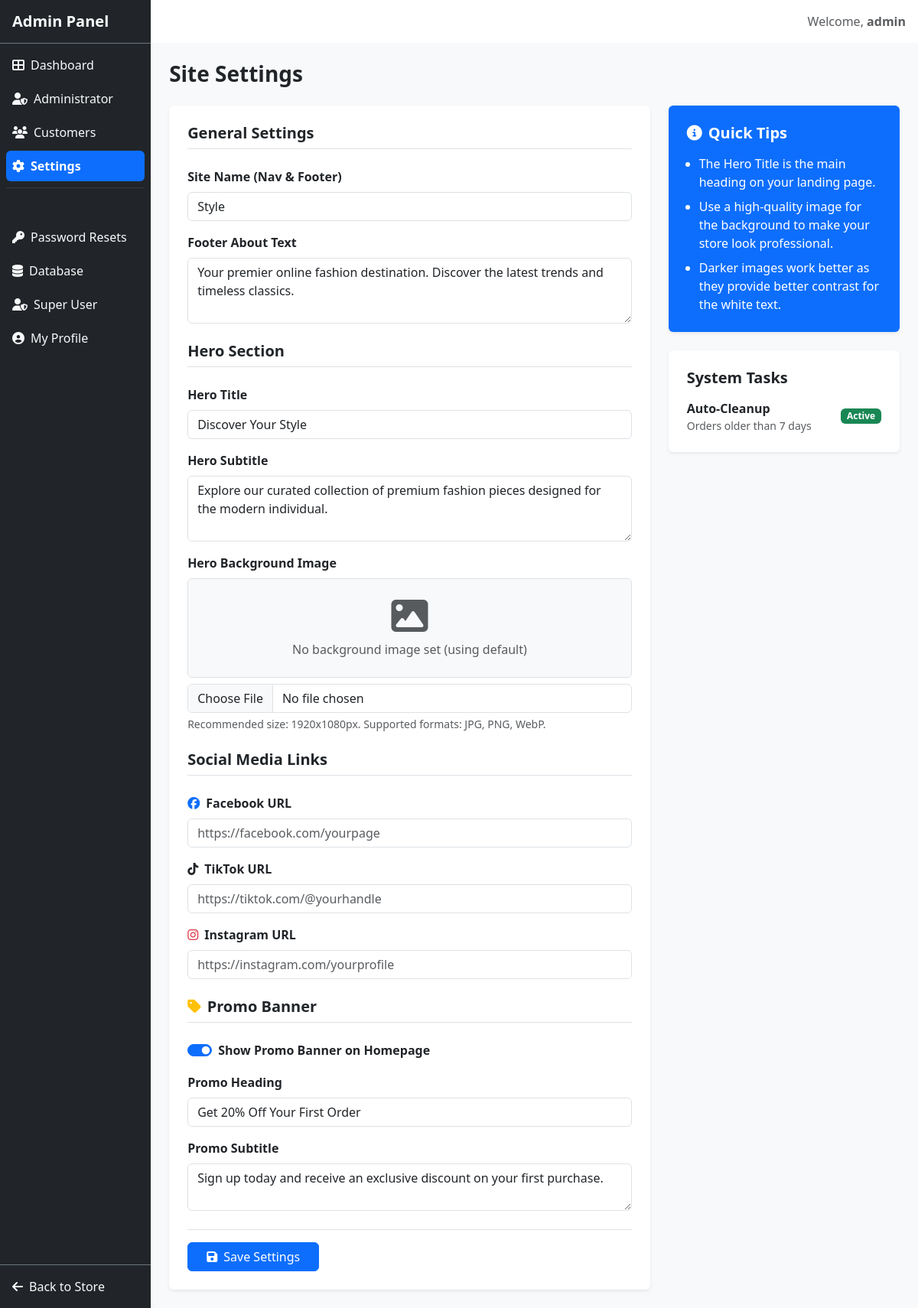
/admin/settings (signed in), run on the app's committed database.
### models.py (models this page shows, shortened)
class User(UserMixin, db.Model):
    __tablename__ = 'users'
    id = db.Column(db.Integer, primary_key=True)
    username = db.Column(db.String(80), unique=True, nullable=False)
    email = db.Column(db.String(120), unique=True, nullable=False)
    password_hash = db.Column(db.String(256), nullable=False)
    is_admin = db.Column(db.Boolean, default=False)
    is_superuser = db.Column(db.Boolean, default=False)
    phone = db.Column(db.String(20))
    address = db.Column(db.Text)
    created_at = db.Column(db.DateTime, default=datetime.utcnow)
    admin_id = db.Column(db.Integer, db.ForeignKey('users.id'), nullable=True)
    orders = db.relationship('Order', backref='user', lazy=True, foreign_keys='Order.user_id')

class SiteSettings(db.Model):
    __tablename__ = 'site_settings'
    id = db.Column(db.Integer, primary_key=True)
    admin_id = db.Column(db.Integer, db.ForeignKey('users.id'), nullable=True, unique=True)
    hero_title = db.Column(db.String(200), default='Discover Your Style')
    hero_subtitle = db.Column(db.Text, default='Explore our curated collection of premium fashion pieces designed for the modern individual.')
    hero_bg_image = db.Column(db.String(300))
    site_name = db.Column(db.String(100), default='StyleShop')
    footer_about = db.Column(db.Text, default='Your premier online fashion destination. Discover the latest trends and timeless classics.')
    social_facebook = db.Column(db.String(300), default='#')
    social_tiktok = db.Column(db.String(300), default='#')
    social_instagram = db.Column(db.String(300), default='#')
    promo_enabled = db.Column(db.Boolean, default=True)
    promo_title = db.Column(db.String(200), default='Get 20% Off Your First Order')
    promo_subtitle = db.Column(db.Text, default='Sign up today and receive an exclusive discount on your first purchase.')
    @staticmethod
    def get_settings(admin_id=None):
        settings = SiteSettings.query.filter_by(admin_id=admin_id).first()
        if not settings:
            settings = SiteSettings(admin_id=admin_id)
            db.session.add(settings)
            db.session.commit()
        return settings

### routes/admin.py (the view, shortened to what this page needs)
@admin_bp.route('/settings', methods=['GET', 'POST'])
@admin_required
def settings():
    site_settings = SiteSettings.get_settings(current_user.id)
    return render_template('admin/settings.html', settings=site_settings)

### templates/admin/settings.html (shortened to what this page needs)
{% extends "admin/base.html" %}
{% block content %}
<div class="d-flex flex-wrap justify-content-between align-items-center mb-4">
    <h1 class="h3 fw-bold mb-0">Site Settings</h1>
</div>
<div class="row">
    <div class="col-lg-8">
        <div class="card border-0 shadow-sm">
            <div class="card-body p-4">
                <form action="{{ url_for('admin.settings') }}" method="POST" enctype="multipart/form-data">
                    <h5 class="fw-bold mb-4 border-bottom pb-2">General Settings</h5>
                    <div class="mb-3">
                        <label for="site_name" class="form-label fw-semibold">Site Name (Nav & Footer)</label>
                        <input type="text" class="form-control" id="site_name" name="site_name" value="{{ settings.site_name }}" required>
                    </div>
                    <div class="mb-4">
                        <label for="footer_about" class="form-label fw-semibold">Footer About Text</label>
                        <textarea class="form-control" id="footer_about" name="footer_about" rows="3" required>{{ settings.footer_about }}</textarea>
                    </div>
                    <h5 class="fw-bold mb-4 border-bottom pb-2 mt-4">Hero Section</h5>
                    <div class="mb-3">
                        <label for="hero_title" class="form-label fw-semibold">Hero Title</label>
                        <input type="text" class="form-control" id="hero_title" name="hero_title" value="{{ settings.hero_title }}" required>
                    </div>
                    <div class="mb-3">
                        <label for="hero_subtitle" class="form-label fw-semibold">Hero Subtitle</label>
                        <textarea class="form-control" id="hero_subtitle" name="hero_subtitle" rows="3" required>{{ settings.hero_subtitle }}</textarea>
                    </div>
                    <div class="mb-4">
                        <label for="hero_bg_image" class="form-label fw-semibold">Hero Background Image</label>
                        <div class="mb-2">
                            {% if settings.hero_bg_image %}
                                <div class="position-relative d-inline-block">
                                    <img src="{{ url_for('static', filename='uploads/' + settings.hero_bg_image) }}" alt="Hero Background" class="img-thumbnail" style="max-height: 200px;">
                                    <div class="mt-1 small text-muted">Current image: {{ settings.hero_bg_image }}</div>
                                </div>
                            {% else %}
                                <div class="p-4 bg-light text-center border rounded">
                                    <i class="fas fa-image fa-3x text-muted mb-2"></i>
                                    <div class="text-muted">No background image set (using default)</div>
                                </div>
                            {% endif %}
                        </div>
                        <input type="file" class="form-control" id="hero_bg_image" name="hero_bg_image" accept="image/*">
                        <div class="form-text">Recommended size: 1920x1080px. Supported formats: JPG, PNG, WebP.</div>
                    </div>
                    <h5 class="fw-bold mb-4 border-bottom pb-2 mt-4">Social Media Links</h5>
                    <div class="mb-3">
                        <label for="social_facebook" class="form-label fw-semibold">
                            <i class="fab fa-facebook text-primary me-1"></i> Facebook URL
                        </label>
                        <input type="url" class="form-control" id="social_facebook" name="social_facebook"
                               value="{{ settings.social_facebook if settings.social_facebook != '#' else '' }}"
                               placeholder="https://facebook.com/yourpage">
                    </div>
                    <div class="mb-3">
                        <label for="social_tiktok" class="form-label fw-semibold">
                            <i class="fab fa-tiktok me-1"></i> TikTok URL
                        </label>
                        <input type="url" class="form-control" id="social_tiktok" name="social_tiktok"
                               value="{{ settings.social_tiktok if settings.social_tiktok != '#' else '' }}"
                               placeholder="https://tiktok.com/@yourhandle">
                    </div>
                    <div class="mb-4">
                        <label for="social_instagram" class="form-label fw-semibold">
                            <i class="fab fa-instagram text-danger me-1"></i> Instagram URL
                        </label>
                        <input type="url" class="form-control" id="social_instagram" name="social_instagram"
                               value="{{ settings.social_instagram if settings.social_instagram != '#' else '' }}"
                               placeholder="https://instagram.com/yourprofile">
                    </div>
                    <h5 class="fw-bold mb-4 border-bottom pb-2 mt-4">
                        <i class="fas fa-tag me-2 text-warning"></i>Promo Banner
                    </h5>
                    <div class="mb-3 d-flex align-items-center gap-3">
                        <div class="form-check form-switch">
                            <input class="form-check-input" type="checkbox" role="switch"
                                   id="promo_enabled" name="promo_enabled"
                                   {% if settings.promo_enabled %}checked{% endif %}>
                            <label class="form-check-label fw-semibold" for="promo_enabled">Show Promo Banner on Homepage</label>
                        </div>
                    </div>
                    <div class="mb-3">
                        <label for="promo_title" class="form-label fw-semibold">Promo Heading</label>
                        <input type="text" class="form-control" id="promo_title" name="promo_title"
                               value="{{ settings.promo_title }}" placeholder="e.g. Get 20% Off Your First Order">
                    </div>
                    <div class="mb-4">
                        <label for="promo_subtitle" class="form-label fw-semibold">Promo Subtitle</label>
                        <textarea class="form-control" id="promo_subtitle" name="promo_subtitle" rows="2"
                                  placeholder="e.g. Sign up today and receive an exclusive discount on your first purchase.">{{ settings.promo_subtitle }}</textarea>
                    </div>
                    <div class="mt-4 pt-3 border-top">
                        <button type="submit" class="btn btn-primary px-4">
                            <i class="fas fa-save me-1"></i> Save Settings
                        </button>
                    </div>
                </form>
            </div>
        </div>
    </div>
    <div class="col-lg-4 mt-4 mt-lg-0">
        <div class="card border-0 shadow-sm bg-primary text-white mb-4">
            <div class="card-body p-4">
                <h5 class="fw-bold mb-3"><i class="fas fa-info-circle me-2"></i>Quick Tips</h5>
                <ul class="mb-0 ps-3">
                    <li class="mb-2">The Hero Title is the main heading on your landing page.</li>
                    <li class="mb-2">Use a high-quality image for the background to make your store look professional.</li>
                    <li>Darker images work better as they provide better contrast for the white text.</li>
                </ul>
            </div>
        </div>
        <div class="card border-0 shadow-sm">
            <div class="card-body p-4">
                <h5 class="fw-bold mb-3">System Tasks</h5>
                <div class="d-flex align-items-center justify-content-between">
                    <div>
                        <div class="fw-semibold">Auto-Cleanup</div>
                        <div class="small text-muted">Orders older than 7 days</div>
                    </div>
                    <span class="badge bg-success">Active</span>
                </div>
            </div>
        </div>
    </div>
</div>
{% endblock %}

### templates/admin/base.html (shortened to what this page needs)
<!DOCTYPE html>
<html lang="en" data-bs-theme="light">
<head>
    <link href="https://cdn.jsdelivr.net/npm/bootstrap@5.3.3/dist/css/bootstrap.min.css" rel="stylesheet">
    <link rel="stylesheet" href="https://cdnjs.cloudflare.com/ajax/libs/font-awesome/6.5.1/css/all.min.css">
    <link rel="stylesheet" href="{{ url_for('static', filename='css/style.css') }}">
</head>
<body>
    <div class="d-flex" id="admin-layout">
        <aside class="admin-sidebar bg-dark text-light d-flex flex-column" id="admin-sidebar">
            <div class="p-3 d-flex justify-content-between align-items-center border-bottom border-secondary">
                <h5 class="mb-0 fw-bold">Admin Panel</h5>
            </div>
            <nav class="flex-grow-1 p-2">
                <a href="{{ url_for('admin.dashboard') }}"
                   class="d-flex align-items-center gap-2 p-2 rounded text-decoration-none mb-1 sidebar-link {% if request.endpoint == 'admin.dashboard' %}active bg-primary text-white{% else %}text-light{% endif %}"
                   id="sidebar-dashboard">
                    <i class="fas fa-th-large"></i>
                    <span>Dashboard</span>
                </a>
                {% if current_user.is_superuser %}
                <a href="{{ url_for('admin.admins') }}"
                   class="d-flex align-items-center gap-2 p-2 rounded text-decoration-none mb-1 sidebar-link {% if request.endpoint == 'admin.admins' %}active bg-primary text-white{% else %}text-light{% endif %}"
                   id="sidebar-admins">
                    <i class="fas fa-user-shield"></i>
                    <span>Administrator</span>
                </a>
                <a href="{{ url_for('admin.customers') }}"
                   class="d-flex align-items-center gap-2 p-2 rounded text-decoration-none mb-1 sidebar-link {% if request.endpoint == 'admin.customers' %}active bg-primary text-white{% else %}text-light{% endif %}"
                   id="sidebar-customers">
                    <i class="fas fa-users"></i>
                    <span>Customers</span>
                </a>
                {% endif %}
                <a href="{{ url_for('admin.settings') }}"
                   class="d-flex align-items-center gap-2 p-2 rounded text-decoration-none mb-1 sidebar-link {% if request.endpoint == 'admin.settings' %}active bg-primary text-white{% else %}text-light{% endif %}"
                   id="sidebar-settings">
                    <i class="fas fa-cog"></i>
                    <span>Settings</span>
                </a>
                <hr class="my-2 border-secondary">
                <div class="px-2 pt-1 pb-2">
                    <small class="text-uppercase text-muted fw-bold" style="font-size: 0.7rem;">Security & Access</small>
                </div>
                {% if current_user.is_superuser %}
                <a href="{{ url_for('admin.password_resets') }}"
                   class="d-flex align-items-center gap-2 p-2 rounded text-decoration-none mb-1 sidebar-link {% if request.endpoint == 'admin.password_resets' %}active bg-warning text-dark{% else %}text-light{% endif %}"
                   id="sidebar-password-resets">
                    <i class="fas fa-key"></i>
                    <span>Password Resets</span>
                </a>
                <a href="{{ url_for('admin.database_management') }}"
                   class="d-flex align-items-center gap-2 p-2 rounded text-decoration-none mb-1 sidebar-link {% if request.endpoint == 'admin.database_management' %}active bg-secondary text-white{% else %}text-light{% endif %}"
                   id="sidebar-database-management">
                    <i class="fas fa-database"></i>
                    <span>Database</span>
                </a>
                <a href="{{ url_for('admin.superuser_dashboard') }}"
                   class="d-flex align-items-center gap-2 p-2 rounded text-decoration-none mb-1 sidebar-link {% if 'superuser' in request.endpoint %}active bg-danger text-white{% else %}text-light{% endif %}"
                   id="sidebar-superuser">
                    <i class="fas fa-user-shield"></i>
                    <span>Super User</span>
                </a>
                {% endif %}
                <a href="{{ url_for('admin.profile') }}"
                   class="d-flex align-items-center gap-2 p-2 rounded text-decoration-none mb-1 sidebar-link {% if request.endpoint == 'admin.profile' %}active bg-primary text-white{% else %}text-light{% endif %}"
                   id="sidebar-profile">
                    <i class="fas fa-user-circle"></i>
                    <span>My Profile</span>
                </a>
            </nav>
            <div class="p-2 border-top border-secondary">
                <a href="{{ url_for('store.home') }}" class="d-flex align-items-center gap-2 p-2 rounded text-decoration-none text-light sidebar-link" id="sidebar-back-store">
                    <i class="fas fa-arrow-left"></i>
                    <span>Back to Store</span>
                </a>
            </div>
        </aside>
        <div class="flex-grow-1 d-flex flex-column min-vh-100">
            <header class="bg-white shadow-sm p-3 d-flex align-items-center justify-content-between" id="admin-header">
                <div class="ms-auto">
                    <span class="text-muted">Welcome, <strong>{{ current_user.username }}</strong></span>
                </div>
            </header>
            <div class="flex-grow-1 p-4 bg-light" id="admin-content">
                {% block content %}{% endblock %}
            </div>
        </div>
    </div>
</body>
</html>

### data on the page
User: username "admin"
SiteSettings: site_name "Style", footer_about "Your premier online fashion destination. Discover the latest trends and timeless classics.", hero_title "Discover Your Style", hero_subtitle "Explore our curated collection of premium fashion pieces designed for the modern individual.", promo_enabled "☑", promo_title "Get 20% Off Your First Order", promo_subtitle "Sign up today and receive an exclusive discount on your first purchase."
